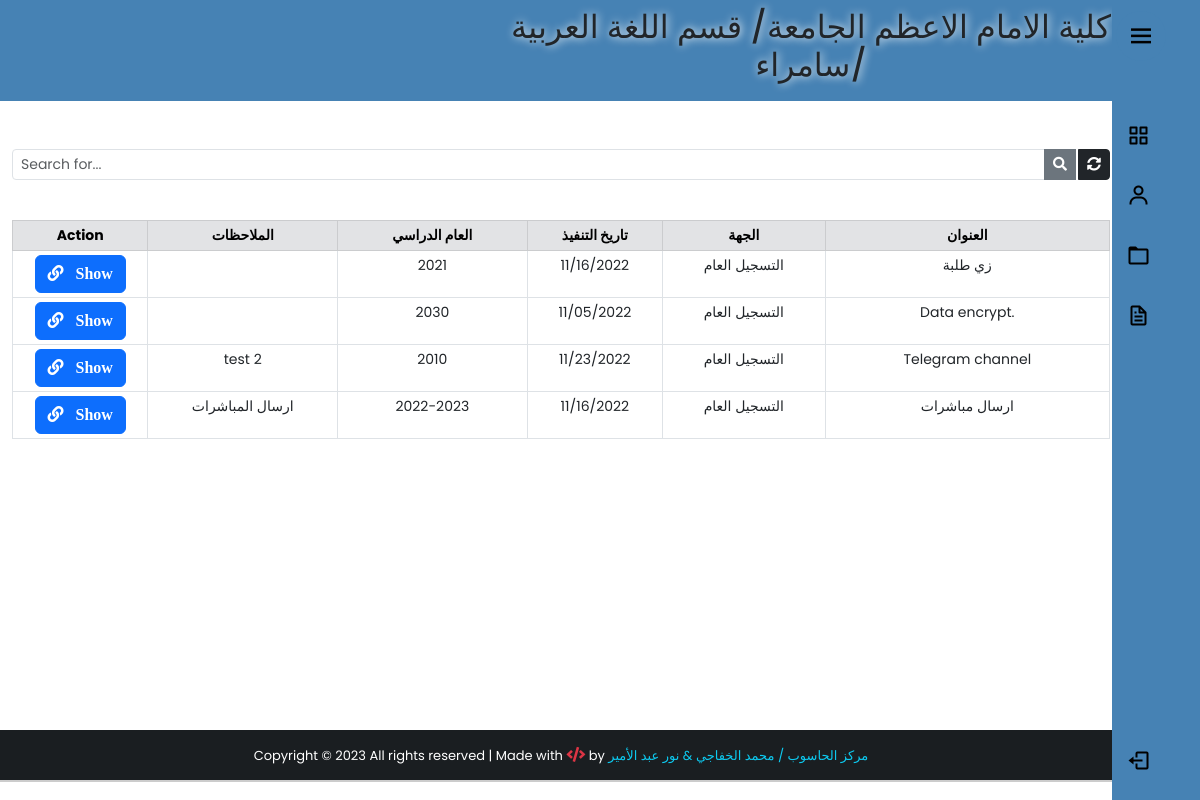
The page /notifications/ (signed in) on the database as committed earlier.
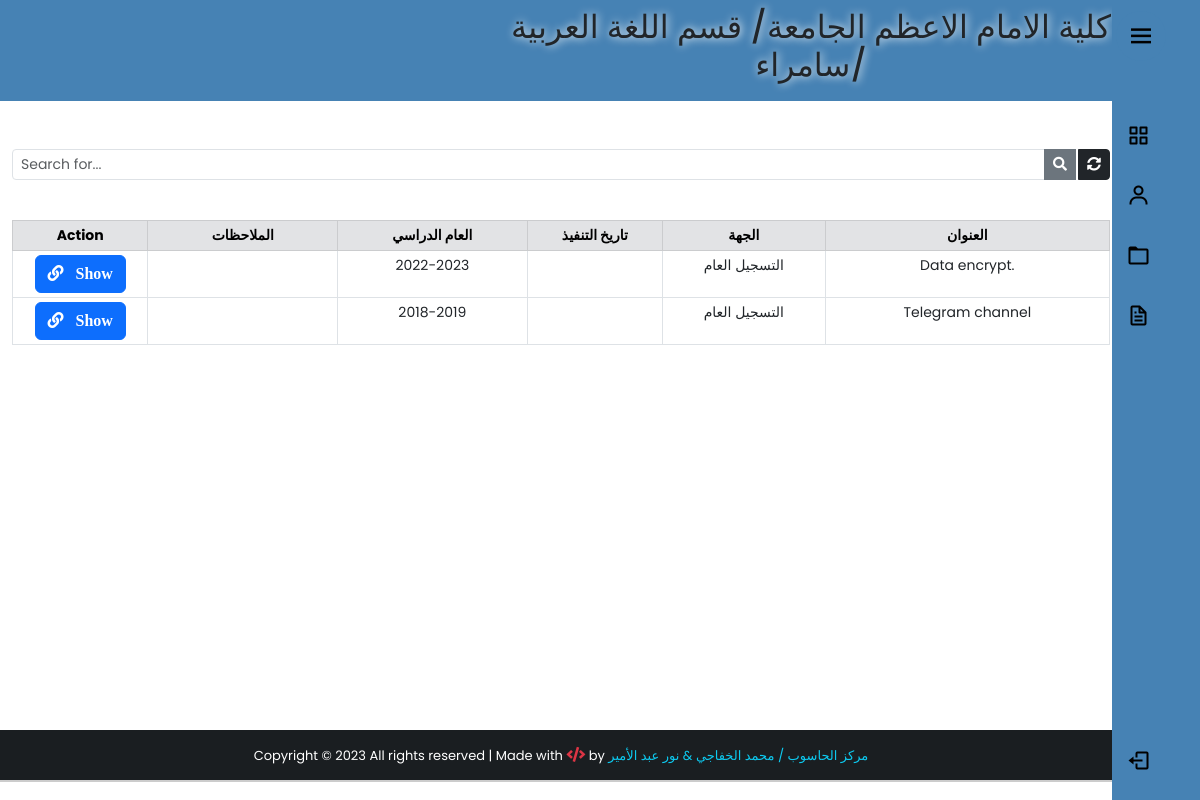
The same page on the database as committed later.
### app/models.py (models this page shows, shortened)
class Notifications(models.Model):
    title = models.CharField(max_length=200, verbose_name="العنوان")
    Dname = models.ForeignKey(Department,verbose_name="القسم",on_delete=models.PROTECT)
    Cname = models.ForeignKey(City, verbose_name="المحافظة", on_delete=models.PROTECT)
    get_from = models.CharField(max_length=200, verbose_name="الجهة")
    year = models.CharField(max_length=200, verbose_name="العام الدراسي")
    date = models.DateField(verbose_name="تاريخ التنفيذ", null=True, blank=True)
    note = models.TextField(verbose_name="الملاحظات", null=True, blank=True)
    file = models.FileField(upload_to='files/%y/%m',null=True,blank=True)
    created_at = models.DateTimeField(auto_now_add=True)
    class Meta:
        verbose_name_plural='التعميم/الاشعارات'

### app/views.py (the view)
# urls.py: path('notifications/', views.notification, name="notification"),
def notification(request):
    if 'q' in request.GET:
        q = request.GET['q']
        user = request.user.userprofile
        all_post = Notifications.objects.filter(
            Q(title__icontains=q) | Q(get_from=q) | Q(
                note=q) | Q(year=q)
        ).order_by('-created_at')
        dname = Department.objects.all().filter(Dname="الكل")
        cname = City.objects.all().filter(Cname="الكل")
        all_post = all_post.filter(Dname__in=[user.Dname, dname[0]], Cname__in=[user.Cname, cname[0]])
    else:
        user = request.user.userprofile
        dname = Department.objects.all().filter(Dname="الكل")
        cname = City.objects.all().filter(Cname="الكل")
        all_post = Notifications.objects.all().filter(
            Dname__in=[user.Dname, dname[0]], Cname__in=[user.Cname, cname[0]]).order_by('-created_at')
    paginator = Paginator(all_post, 5)
    page = request.GET.get('page')
    all_students_state = paginator.get_page(page)
    context = {
        'all_post': all_students_state,
        'user': user,
    }
    return render(request,'notifications/notfications.html',context)

### app/models.py (called while the page is built)
    def __str__(self):
        return self.Dname

    def __str__(self):
        return self.Cname

### app/templates/notifications/notfications.html (shortened to what this page needs)
{% extends 'base2.html' %}
{% block content %}
<div class="container" style="padding-top:0px;">
     <br>
       <form action="" style="padding-top:0px;">
          <div class="input-group input-group-sm mb-3 mt-4">
               <input type="text" name="q" class="form-control" placeholder="Search for..." value="{{ request.GET.q }}">
               <button class="btn btn-secondary"><i class="fas fa-search"></i></button>
               <a href="{% url 'notification' %}" class="btn btn-dark" style="margin-left:2px;"><i class="fas fa-sync-alt"></i></a>
          </div>
     </form>
       <center >
          <table class="table table-bordered table-sm mt-4" style="text-align: center; font-size: 14px;">
               <thead class="table-secondary">
                  <div class="row">
                    <tr>
                         <th class="col-lg-2 col-sm-12" style="width:10%;" >Action</th>
                         <th class="col-lg-2 col-sm-12" style="width:14%;">الملاحظات</th>
                         <th class="col-lg-2 col-sm-12" style="width:14%;">العام الدراسي</th>
                         <th class="col-lg-2 col-sm-12" style="width:10%;">تاريخ التنفيذ</th>
                         <th class="col-lg-2 col-sm-12" style="width:12%;">الجهة</th>
                         <th class="col-lg-2 col-sm-12" style="width:21%;">العنوان</th>
                    </tr>
                 </div>
               </thead>
               {% for post in all_post %}
               <tr>
                     <td id="responsive-border">
                         <a href="{{post.file.url}}" class="btn btn-primary "  target="_blank" title="show img">
                              <i class="fas fa-link">&nbsp;&nbsp; Show  </i>
                         </a>
                    </td>
                    <td id="responsive-border"data-label="الملاحظات">{{post.note}}</td>
                    <td id="responsive-border"data-label="العام الدراسي">{{post.year}}</td>
                    <td id="responsive-border"data-label="تاريخ التنفيذ">{{post.date | date:'m/d/Y'}}</td>
                    <td id="responsive-border"data-label="الجهة">{{post.get_from}}</td>
                    <td id="responsive-border"data-label="العنوان">{{post.title}}</td>
               {% endfor %}
          </table>
     </center>
<br><br>
     </div>
{% endblock content %}

Rows that differ between the two databases and show on the page:
removed Notifications: year "2021", date "11/16/2022", get_from "التسجيل العام", title "زي طلبة"
removed Notifications: year "2030", date "11/05/2022", get_from "التسجيل العام", title "Data encrypt."
removed Notifications: note "test 2", year "2010", date "11/23/2022", get_from "التسجيل العام", title "Telegram channel"
removed Notifications: note "ارسال المباشرات", year "2022-2023", date "11/16/2022", get_from "التسجيل العام", title "ارسال مباشرات"
added Notifications: year "2022-2023", get_from "التسجيل العام", title "Data encrypt."
added Notifications: year "2018-2019", get_from "التسجيل العام", title "Telegram channel"
